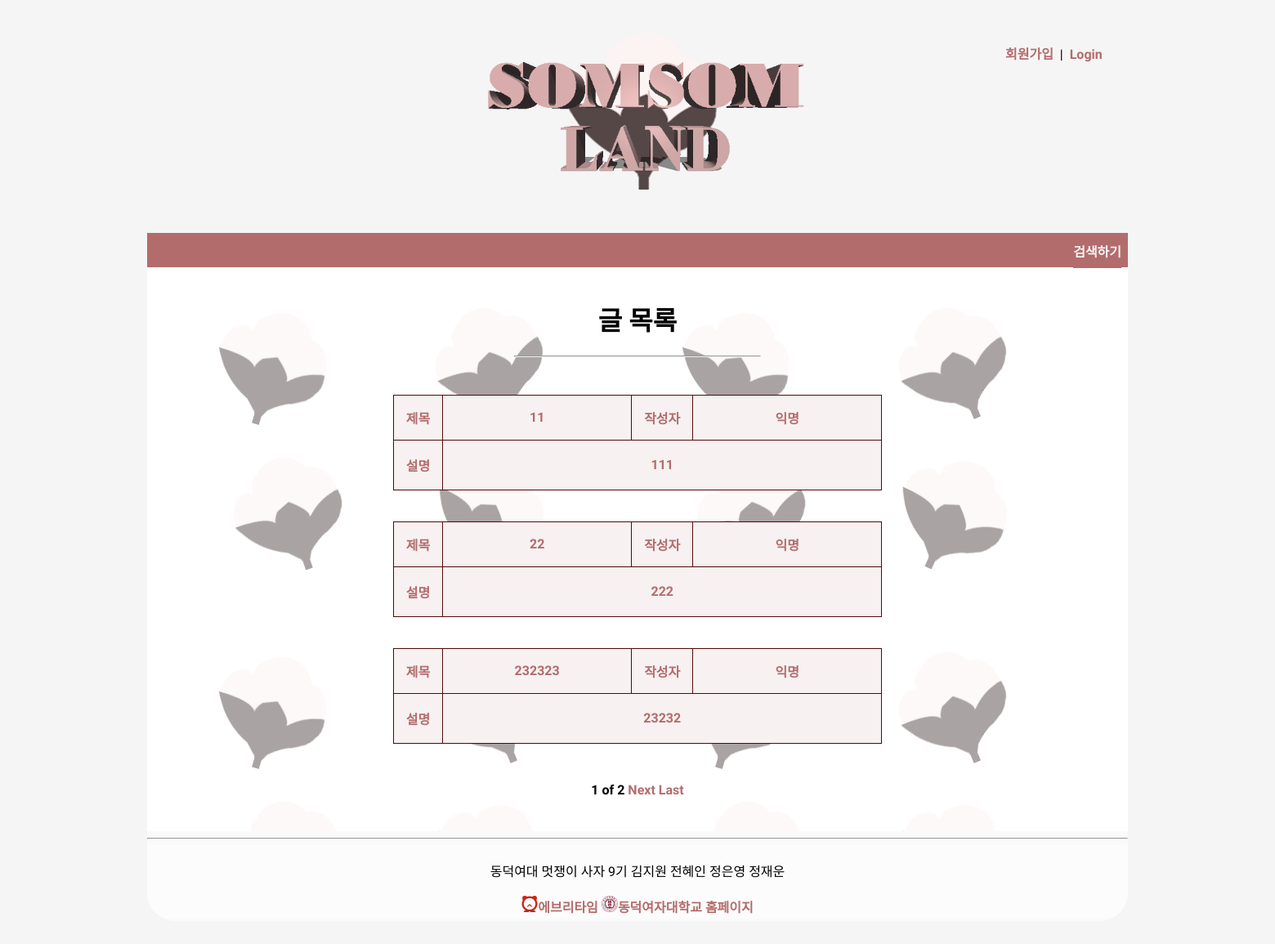
/, run on an earlier commit of the app's database.
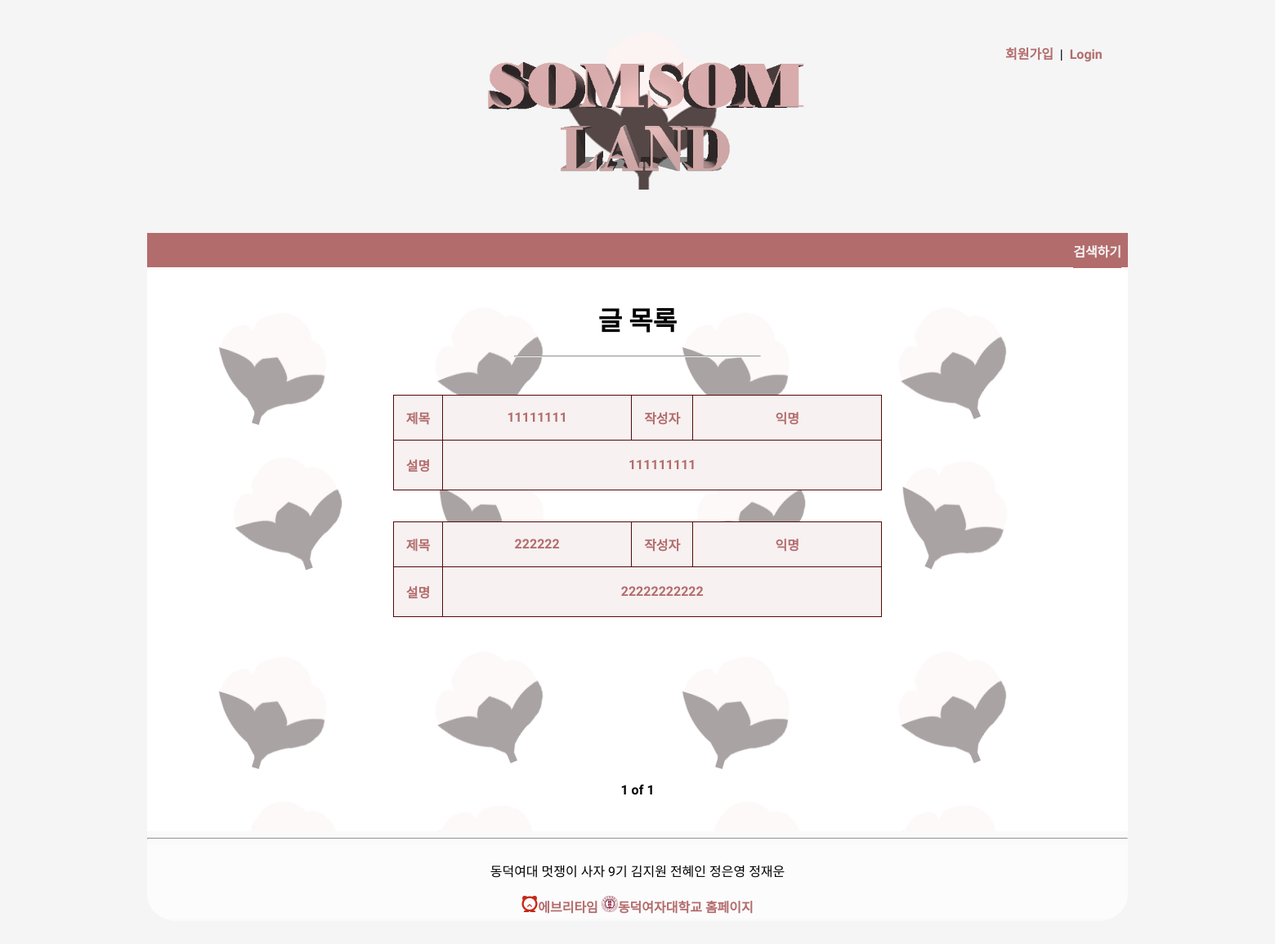
And on a later commit of the database.
### crudSample/models.py (models this page shows, shortened)
class Post(models.Model):
    title = models.CharField(max_length=200)
    writer = models.CharField(max_length=50)
    hideName = models.BooleanField()
    pub_date=models.DateTimeField()
    body=models.TextField()
    image = models.ImageField(upload_to="mediaForm/",blank=True,null=True)
    def summary(self):
        return self.body[:80]

### crudSample/views.py (the view)
# urls.py: 2. Add a URL to urlpatterns:  path('', views.home, name='home')
def home(request):
    posts=Post.objects.all()
    post_list = Post.objects.all()
    paginator = Paginator(post_list,3)
    page = request.GET.get('page')
    Posts = paginator.get_page(page)
    return render(request,"home.html",{'blogContents':posts,'blogPosts':Posts})

### crudSample/templates/home.html (shortened to what this page needs)
{%extends 'base_home.html'%}
{%block content %}
    {%load socialaccount%}
    {% load static %}
    <div id="contents">
        <div class="postlist">
            <br><h1>글 목록</h1>
            <hr width="300px">
            <br><br>
                {% for unit in blogPosts %}
                <div id="content">
                    <a class="toNext" href="{% url 'detailPage' unit.id%}">
                        <table>
                            <tr><th>제목</th><td>{{unit.title}}</td><th>작성자</th><td>
                            {% if unit.hideName == False %}
                                {{unit.writer}}
                            {% else %}
                                  익명
                            {% endif %}
                            </td></tr>
                            <tr class="summary"><th>설명</th><td colspan="3">{{unit.summary}} </td></tr>
                         </table>
                   </a><br>
            </div>
            <br>
            {% endfor %}
        </div>
        <div class="pageNav">
            <span>{{blogPosts.number}}</span>
            <span>of</span>
            <span>{{blogPosts.paginator.num_pages}}</span>
            {% if blogPosts.has_next%}
            <a href="?page={{blogPosts.next_page_number}}">Next</a>
            <a href="?page={{blogPosts.paginator.num_pages}}">Last</a>
            {% endif %}
        </div>
        <br><br>
    </div>
{%endblock%}

### search_socialLogin/templates/base_home.html (shortened to what this page needs)
<!DOCTYPE html>
<html lang="en">
<head>
    {% load static %}
</head>
<body>
    {%load socialaccount%}
    {% load static %}
    <a  href="{% url 'home'%}"><img id="topLogo" src= "{%static 'somsomland.png'%}" alt='image' height="200px"></a>
    <br><br>
    <div id="topmenu">
        {% if user.is_authenticated %}
           <a class="logout"  href="/accounts/logout">로그아웃</a>
        {% else %}
            <a href="/accounts/signup">회원가입</a>&nbsp |&nbsp
            <a class="button is-light" href="{% url 'account_login' %}">Login</a>
            <br><br><br>
        {%endif%}
    </div>
    <div id="midMenu">
        <div id="midMenuList">
            <a href="{% url 'search' %}">검색하기</a> &nbsp;
        </div>
    </div>
    <div class="container">
        {%block content%}
        {%endblock%}
    </div>
    <hr><br>
    <footer><br>
           동덕여대 멋쟁이 사자 9기 김지원 전혜인 정은영 정재운
           <br><br>
            <a href="https://everytime.kr/" ><img src="{%static 'everytime.png'%}" height="20px">에브리타임</a>
            <a href="https://www.dongduk.ac.kr/kor/main.do" ><img src="{%static 'Gyopyo.png'%}" height="20px">동덕여자대학교 홈페이지</a>
        </footer><br><br>
</body>
</html>

### crudSample/templates/home.html (style rules this page uses)
#midMenu , #midMenu a { text-align: right; background-color: rgb(179, 108, 108); color:rgb(245, 245, 245); padding-top: 10px; padding-bottom: 10px; }
.postlist { background-color: rgb(255, 255,255,0.5); height: 800px; border-bottom-right-radius: 35px; border-bottom-left-radius: 35px; }
.pageNav { position: relative; top:-170px; font-weight: 900; }
table ,td,tr,th { text-align: center; background-color: rgb(247, 241, 241); margin: auto; border: 1px solid rgb(83, 9, 9) ; border-collapse: collapse; padding: 15px; }
td { width: 200px; }
.summary th,.summary td { height: 30px; }

What changed in the data, as far as the page shows it:
removed Post: title "11", shows "익명", summary "111"
removed Post: title "22", shows "익명", summary "222"
removed Post: title "232323", shows "익명", summary "23232"
added Post: title "11111111", shows "익명", summary "111111111"
added Post: title "222222", shows "익명", summary "22222222222"
Also different on the page:
{{ blogPosts.paginator.num_pages }}: "2" → "1"
text no longer shown: "Next Last"
